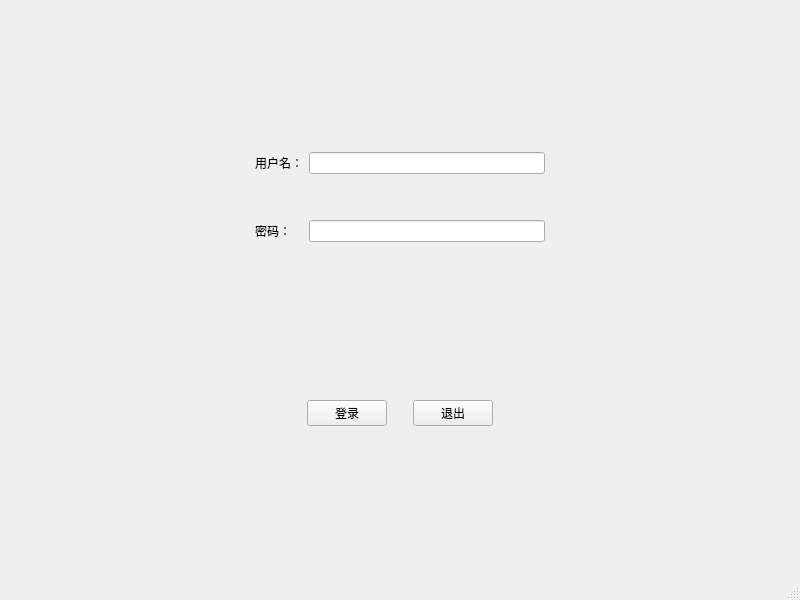
<?xml version="1.0" encoding="UTF-8"?>
<ui version="4.0">
 <class>MainWindow</class>
 <widget class="QMainWindow" name="MainWindow">
  <property name="geometry">
   <rect>
    <x>0</x>
    <y>0</y>
    <width>800</width>
    <height>600</height>
   </rect>
  </property>
  <property name="sizePolicy">
   <sizepolicy hsizetype="Preferred" vsizetype="Preferred">
    <horstretch>0</horstretch>
    <verstretch>0</verstretch>
   </sizepolicy>
  </property>
  <property name="windowTitle">
   <string>登录窗口</string>
  </property>
  <widget class="QWidget" name="centralwidget">
   <layout class="QVBoxLayout" name="verticalLayout">
    <item>
     <widget class="QWidget" name="widget" native="true">
      <property name="sizePolicy">
       <sizepolicy hsizetype="Preferred" vsizetype="Fixed">
        <horstretch>0</horstretch>
        <verstretch>0</verstretch>
       </sizepolicy>
      </property>
      <layout class="QGridLayout" name="gridLayout">
       <item row="0" column="1">
        <widget class="QLabel" name="label">
         <property name="text">
          <string>用户名：</string>
         </property>
        </widget>
       </item>
       <item row="0" column="2">
        <widget class="QLineEdit" name="lineEdit_2"/>
       </item>
       <item row="2" column="1">
        <widget class="QLabel" name="label_2">
         <property name="text">
          <string>密码：</string>
         </property>
        </widget>
       </item>
       <item row="2" column="2">
        <widget class="QLineEdit" name="lineEdit">
         <property name="echoMode">
          <enum>QLineEdit::Password</enum>
         </property>
        </widget>
       </item>
       <item row="0" column="0">
        <spacer name="horizontalSpacer">
         <property name="orientation">
          <enum>Qt::Horizontal</enum>
         </property>
         <property name="sizeHint" stdset="0">
          <size>
           <width>40</width>
           <height>20</height>
          </size>
         </property>
        </spacer>
       </item>
       <item row="0" column="3">
        <spacer name="horizontalSpacer_2">
         <property name="orientation">
          <enum>Qt::Horizontal</enum>
         </property>
         <property name="sizeHint" stdset="0">
          <size>
           <width>40</width>
           <height>20</height>
          </size>
         </property>
        </spacer>
       </item>
       <item row="1" column="1">
        <spacer name="verticalSpacer">
         <property name="orientation">
          <enum>Qt::Vertical</enum>
         </property>
         <property name="sizeHint" stdset="0">
          <size>
           <width>20</width>
           <height>40</height>
          </size>
         </property>
        </spacer>
       </item>
      </layout>
     </widget>
    </item>
    <item>
     <widget class="QWidget" name="widget_2" native="true">
      <property name="sizePolicy">
       <sizepolicy hsizetype="Preferred" vsizetype="Fixed">
        <horstretch>0</horstretch>
        <verstretch>0</verstretch>
       </sizepolicy>
      </property>
      <layout class="QHBoxLayout" name="horizontalLayout">
       <item>
        <spacer name="horizontalSpacer_3">
         <property name="orientation">
          <enum>Qt::Horizontal</enum>
         </property>
         <property name="sizeHint" stdset="0">
          <size>
           <width>40</width>
           <height>20</height>
          </size>
         </property>
        </spacer>
       </item>
       <item>
        <widget class="QPushButton" name="pushButton">
         <property name="text">
          <string>登录</string>
         </property>
        </widget>
       </item>
       <item>
        <spacer name="horizontalSpacer_5">
         <property name="orientation">
          <enum>Qt::Horizontal</enum>
         </property>
         <property name="sizeType">
          <enum>QSizePolicy::Fixed</enum>
         </property>
         <property name="sizeHint" stdset="0">
          <size>
           <width>20</width>
           <height>20</height>
          </size>
         </property>
        </spacer>
       </item>
       <item>
        <widget class="QPushButton" name="pushButton_2">
         <property name="text">
          <string>退出</string>
         </property>
        </widget>
       </item>
       <item>
        <spacer name="horizontalSpacer_4">
         <property name="orientation">
          <enum>Qt::Horizontal</enum>
         </property>
         <property name="sizeHint" stdset="0">
          <size>
           <width>40</width>
           <height>20</height>
          </size>
         </property>
        </spacer>
       </item>
      </layout>
     </widget>
    </item>
   </layout>
  </widget>
  <widget class="QMenuBar" name="menubar">
   <property name="geometry">
    <rect>
     <x>0</x>
     <y>0</y>
     <width>800</width>
     <height>26</height>
    </rect>
   </property>
  </widget>
  <widget class="QStatusBar" name="statusbar"/>
 </widget>
 <resources/>
 <connections/>
</ui>
